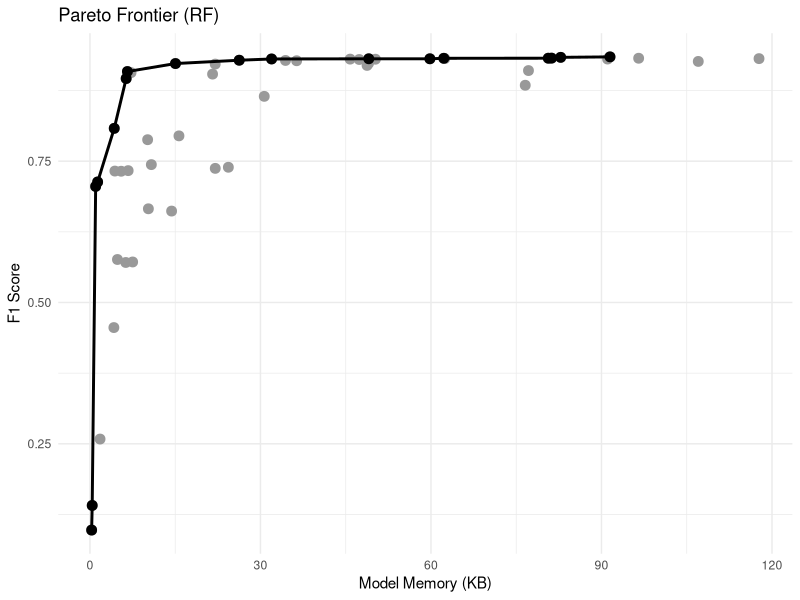

This figure's R source:
library(ggplot2)
library(dplyr)

df_rf <- read.csv("optuna_RF_results.csv")

df_pareto_rf <- df_rf %>%
  arrange(model_size_mb, desc(f1_score)) %>%
  mutate(best_so_far = cummax(f1_score)) %>%
  filter(f1_score == best_so_far) %>%   # ✅ FIX HERE
  distinct(model_size_mb, f1_score, .keep_all = TRUE)

ggplot(df_rf, aes(x = model_size_mb, y = f1_score)) +
  geom_point(color = "grey60", size = 3) +
  geom_line(data = df_pareto_rf, color = "black", linewidth = 1) +
  geom_point(data = df_pareto_rf, color = "black", size = 3) +
  theme_minimal() +
  labs(
    title = "Pareto Frontier (RF)",
    x = "Model Memory (KB)",
    y = "F1 Score"
  )
